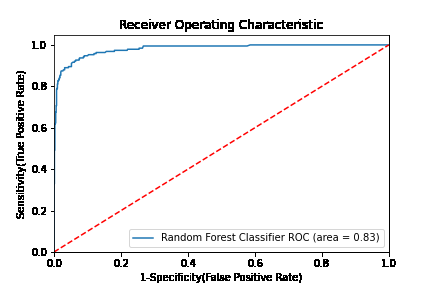
#> input picture Complete-Data-Science-With-Machine-Learning-And-NLP-2024-main/11-Random Forest/Projects/Classification/auc.png, 432 x 288 px, given in place of the camera; the run also reads 1 picture not shown here
$ jupyter execute --allow-errors numpy.ipynb   (older library calls are emulated)
#> lines starting #> are read from the running program, lines starting #| are printed output that depends on the picture; after the words box and inside, x2 and y2 are one past the last pixel; in counts of white or black regions, pixels touching at a corner belong together
[cell 1]
import cv2
import os

os.makedirs("output", exist_ok=True)

frame = None
cap = cv2.VideoCapture(0)

if cap.isOpened():
    print("Press SPACE to capture the image or ESC to exit.")
    while True:
        ret, img = cap.read()
#> img is the input picture: shape (288, 432, 3); mean B, G, R 244, 243.7, 244
        if not ret:
            break
        cv2.imshow("Webcam", img)
        key = cv2.waitKey(1) & 0xFF
#> (key Esc is pressed here)
        if key == 32:            # SPACE -> capture the current frame
            frame = img.copy()
            break
        if key == 27:            # ESC -> exit without capturing
            break
    cap.release()
    cv2.destroyAllWindows()
else:
    print("Webcam not found. Loading sample image.")
    frame = cv2.imread("images/sample.jpg")

# Display image details and save it
if frame is not None:
    height, width, channels = frame.shape
    print("Image size:", width, "x", height)
    print("Channels:", channels)
    print("Total pixels:", height * width)

    cv2.imwrite("output/captured.jpg", frame)
    cv2.imwrite("output/captured.png", frame)
    print("Image saved in JPG and PNG formats.")
else:
    print("No image available.")

[cell 2]
import cv2
import numpy as np
import os
import matplotlib.pyplot as plt

os.makedirs("output", exist_ok=True)

image = cv2.imread("images/sample.jpg")
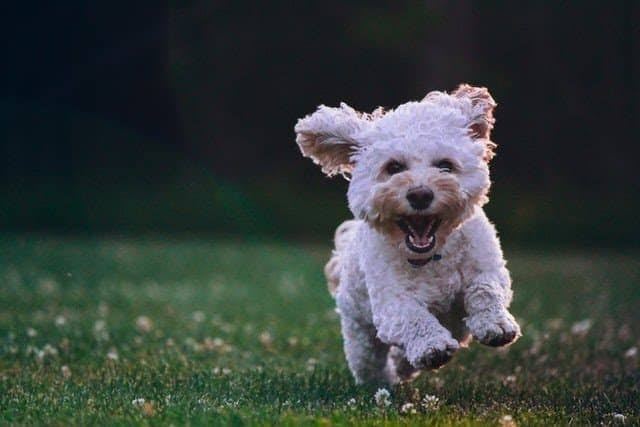
#> input picture Assignments/Section-13/images/sample.jpg, 640 x 427 px
#> image is the input picture: shape (427, 640, 3); mean B, G, R 59.8, 63.1, 55.2
if image is None:
    print("Image not found. Check images/sample.jpg")
    exit()


def scale_image(img, fx, fy):
    """Scaling using nearest-neighbour (inverse) mapping."""
    h, w = img.shape[:2]
    new_h, new_w = int(h * fy), int(w * fx)
    src_y = np.clip((np.arange(new_h) / fy).astype(int), 0, h - 1)
    src_x = np.clip((np.arange(new_w) / fx).astype(int), 0, w - 1)
    return img[src_y[:, None], src_x[None, :]]


def rotate_image(img, angle):
    """Rotation about the centre; the canvas grows so nothing is cut off."""
    h, w = img.shape[:2]
    a = np.deg2rad(angle)
    cos, sin = np.cos(a), np.sin(a)
    new_w = int(abs(w * cos) + abs(h * sin))
    new_h = int(abs(w * sin) + abs(h * cos))
    out = np.zeros((new_h, new_w, 3), dtype=np.uint8)

    # Every output pixel is traced back to its source pixel
    ys, xs = np.indices((new_h, new_w))
    xr, yr = xs - new_w / 2, ys - new_h / 2
    src_x = np.round(xr * cos + yr * sin + w / 2).astype(int)
    src_y = np.round(-xr * sin + yr * cos + h / 2).astype(int)

    valid = (src_x >= 0) & (src_x < w) & (src_y >= 0) & (src_y < h)
    out[valid] = img[src_y[valid], src_x[valid]]
    return out


def flip_horizontal(img):
    w = img.shape[1]
    cols = np.arange(w - 1, -1, -1)          # w-1, w-2, ..., 0
    return img[:, cols]


def flip_vertical(img):
    h = img.shape[0]
    rows = np.arange(h - 1, -1, -1)
    return img[rows, :]


scaled_down = scale_image(image, 0.5, 0.5)
scaled_up = scale_image(image, 1.5, 1.5)
rotated = rotate_image(image, 45)
flip_h = flip_horizontal(image)
flip_v = flip_vertical(image)
#> in flip_vertical, `return img[rows, :]`:
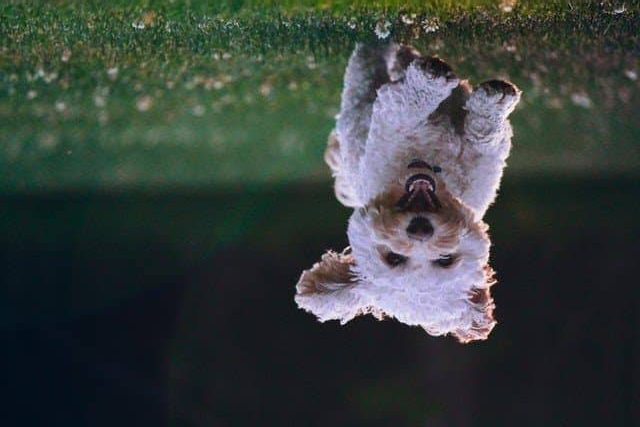
#> returned value: shape (427, 640, 3); mean of channels 0, 1, 2 59.8, 63.1, 55.2; drawn as B, G, R

cv2.imwrite("output/scaled_50.jpg", scaled_down)
cv2.imwrite("output/scaled_150.jpg", scaled_up)
cv2.imwrite("output/rotated_45.jpg", rotated)
cv2.imwrite("output/flipped_horizontal.jpg", flip_h)
cv2.imwrite("output/flipped_vertical.jpg", flip_v)

results = [
    ("Original Image", image),
    ("Scaled to 50%", scaled_down),
    ("Scaled to 150%", scaled_up),
    ("Rotated by 45 degrees", rotated),
    ("Flipped Horizontally", flip_h),
    ("Flipped Vertically", flip_v),
]

plt.figure(figsize=(14, 8))
for i, (title, img) in enumerate(results, start=1):
    plt.subplot(2, 3, i)
    plt.imshow(cv2.cvtColor(img, cv2.COLOR_BGR2RGB))
    plt.title(title)
    plt.axis("off")
#> this loop made 6 passes
#> title on passes 1 to 6: 'Original Image', 'Scaled to 50%', 'Scaled to 150%', 'Rotated by 45 degrees', 'Flipped Horizontally', 'Flipped Vertically'
plt.tight_layout()
plt.savefig("output/exp02_result.png")
plt.show()

print("Original size :", image.shape[1], "x", image.shape[0])
#| Original size : 640 x 427
print("Scaled 50%    :", scaled_down.shape[1], "x", scaled_down.shape[0])
#| Scaled 50%    : 320 x 213
print("Scaled 150%   :", scaled_up.shape[1], "x", scaled_up.shape[0])
#| Scaled 150%   : 960 x 640
print("Rotated 45    :", rotated.shape[1], "x", rotated.shape[0])
#| Rotated 45    : 754 x 754

[cell 3]
import cv2
import numpy as np
import os
import matplotlib.pyplot as plt

os.makedirs("output", exist_ok=True)

image = cv2.imread("images/sample.jpg", cv2.IMREAD_GRAYSCALE)
#> image: shape (427, 640)
if image is None:
    print("Image not found. Check images/sample.jpg")
    exit()

# Fourier transform with the zero frequency shifted to the centre
fourier = np.fft.fftshift(np.fft.fft2(image))
spectrum = np.log1p(np.abs(fourier))
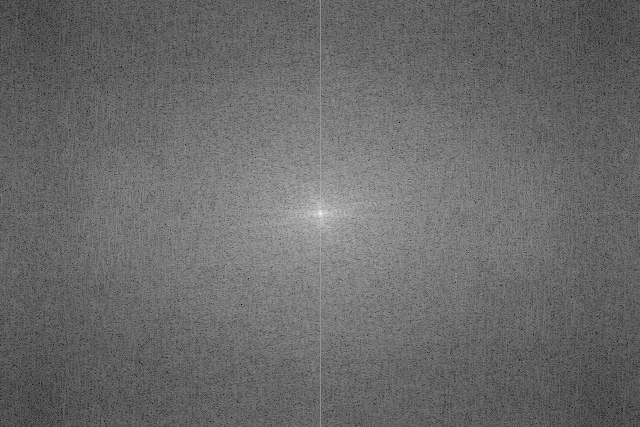
#> spectrum: shape (427, 640) float64; min 0.872, max 16.62, mean 7.45; drawn with min black and max white

# Circular masks around the centre
height, width = image.shape
y, x = np.ogrid[:height, :width]
distance = np.sqrt((x - width // 2) ** 2 + (y - height // 2) ** 2)

radius = 30
low_mask = (distance <= radius).astype(np.float32)    # keeps low frequencies
high_mask = 1 - low_mask                              # keeps high frequencies


def back_to_image(filtered):
    """Inverse FFT followed by scaling to the range 0-255."""
    img = np.abs(np.fft.ifft2(np.fft.ifftshift(filtered)))
    return cv2.normalize(img, None, 0, 255, cv2.NORM_MINMAX).astype(np.uint8)


low_image = back_to_image(fourier * low_mask)
high_image = back_to_image(fourier * high_mask)

cv2.imwrite("output/low_pass.jpg", low_image)
cv2.imwrite("output/high_pass.jpg", high_image)

plt.figure(figsize=(14, 7))
titles = ["Original Image", "Fourier Spectrum",
          "Low-Pass Filtered", "High-Pass Filtered"]
images = [image, spectrum, low_image, high_image]
for i in range(4):
    plt.subplot(2, 2, i + 1)
    plt.imshow(images[i], cmap="gray")
    plt.title(titles[i])
    plt.axis("off")
plt.tight_layout()
plt.savefig("output/exp04_result.png")
plt.show()

print("Cut-off radius:", radius)
print("Low-pass image saved to output/low_pass.jpg")
print("High-pass image saved to output/high_pass.jpg")

[cell 4]
import cv2
import matplotlib.pyplot as plt
import os

os.makedirs("output", exist_ok=True)

image = cv2.imread("images/sample.jpg", cv2.IMREAD_GRAYSCALE)
if image is None:
    print("Image not found. Check images/sample.jpg")
    exit()

# Histogram equalization
equalized = cv2.equalizeHist(image)
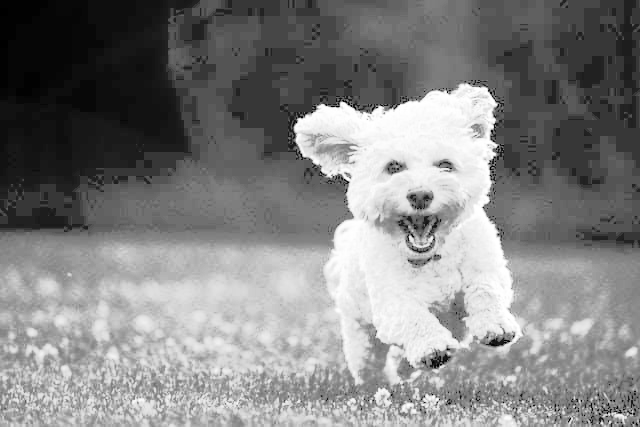
#> equalized: shape (427, 640); min 0, max 255, mean 129.9
cv2.imwrite("output/equalized.jpg", equalized)

# Histograms (256 bins, values 0-255)
hist_before = cv2.calcHist([image], [0], None, [256], [0, 256])
#> hist_before = 256 values, max 21335 at index 25, min 0 at index 3, mean 1067.5
hist_after = cv2.calcHist([equalized], [0], None, [256], [0, 256])
#> hist_after = 256 values, max 21335 at index 55, min 0 at index 1, mean 1067.5

plt.figure(figsize=(12, 7))

plt.subplot(2, 2, 1)
plt.imshow(image, cmap="gray")
plt.title("Original Image")
plt.axis("off")

plt.subplot(2, 2, 2)
plt.plot(hist_before)
plt.title("Histogram Before Equalization")
plt.xlabel("Pixel intensity")
plt.ylabel("Number of pixels")
plt.xlim([0, 255])

plt.subplot(2, 2, 3)
plt.imshow(equalized, cmap="gray")
plt.title("Equalized Image")
plt.axis("off")

plt.subplot(2, 2, 4)
plt.plot(hist_after)
plt.title("Histogram After Equalization")
plt.xlabel("Pixel intensity")
plt.ylabel("Number of pixels")
plt.xlim([0, 255])

plt.tight_layout()
plt.savefig("output/exp05_result.png")
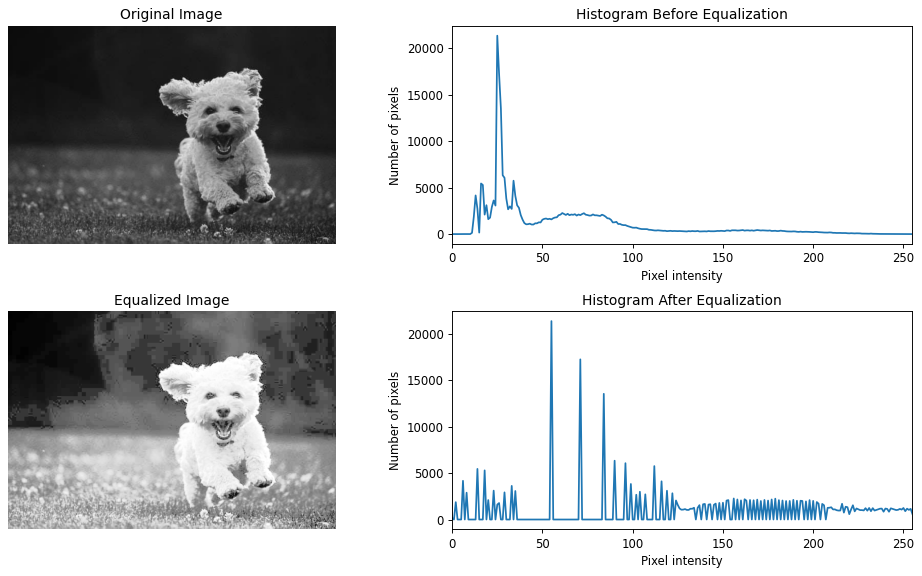
#> figure drawn by matplotlib, 4 panels; panel 2: curve peaks at x = 25, y = 21335; panel 4: curve peaks at x = 55, y = 21335
plt.show()

print("Intensity range before:", image.min(), "-", image.max())
#| Intensity range before: 0 - 255
print("Intensity range after :", equalized.min(), "-", equalized.max())
#| Intensity range after : 0 - 255

[cell 5]
import cv2
import numpy as np
import os
import matplotlib.pyplot as plt

os.makedirs("output", exist_ok=True)

filename = "images/medical.dcm"      # a .jpg/.png export of a scan also works


def load_medical_image(path):
    """Reads a DICOM (or ordinary image) file and returns an 8-bit grayscale image."""
    if path.lower().endswith(".dcm"):
        import pydicom
        data = pydicom.dcmread(path)
        img = data.pixel_array.astype(np.float32)
        img = img * float(getattr(data, "RescaleSlope", 1)) \
                  + float(getattr(data, "RescaleIntercept", 0))
        if img.ndim == 3:                       # colour or multi-frame file
            img = img.mean(axis=2) if img.shape[2] == 3 else img[img.shape[0] // 2]
    else:
        img = cv2.imread(path, cv2.IMREAD_GRAYSCALE)
        if img is None:
            return None
        img = img.astype(np.float32)
    return cv2.normalize(img, None, 0, 255, cv2.NORM_MINMAX).astype(np.uint8)


#> (the rest of this cell did not finish here and is left out)

if image is None:
    print("Could not read the medical image:", filename)
    exit()

# Remove noise before detecting edges
blurred = cv2.GaussianBlur(image, (5, 5), 0)

# Canny with thresholds chosen automatically from the median intensity
median = np.median(blurred)
lower = int(max(0, 0.66 * median))
upper = int(min(255, 1.33 * median))
canny = cv2.Canny(blurred, lower, upper)

# Sobel gradient magnitude for comparison
sobel_x = cv2.Sobel(blurred, cv2.CV_64F, 1, 0, ksize=3)
sobel_y = cv2.Sobel(blurred, cv2.CV_64F, 0, 1, ksize=3)
sobel = cv2.convertScaleAbs(cv2.magnitude(sobel_x, sobel_y))

cv2.imwrite("output/medical_canny.jpg", canny)
cv2.imwrite("output/medical_sobel.jpg", sobel)

plt.figure(figsize=(15, 5))
for i, (title, img) in enumerate([("Original Medical Image", image),
                                  ("Canny Edges", canny),
                                  ("Sobel Edges", sobel)], start=1):
    plt.subplot(1, 3, i)
    plt.imshow(img, cmap="gray")
    plt.title(title)
    plt.axis("off")
plt.tight_layout()
plt.savefig("output/exp06_result.png")
plt.show()

print("Image size:", image.shape[1], "x", image.shape[0])
print("Canny thresholds:", lower, upper)
print("Edge pixels (Canny):", int(np.count_nonzero(canny)))

[cell 6]
import cv2
import numpy as np
import os
import matplotlib.pyplot as plt

os.makedirs("output", exist_ok=True)

image = cv2.imread("images/shapes.jpg")
#> (the rest of this cell did not finish here and is left out)

[cell 7]
import cv2
import numpy as np
import os
import matplotlib.pyplot as plt

os.makedirs("output", exist_ok=True)

image = cv2.imread("images/sample.jpg")
if image is None:
    print("Image not found. Check images/sample.jpg")
    exit()

height, width = image.shape[:2]
text = "SAMPLE"
font = cv2.FONT_HERSHEY_SIMPLEX
#> font = 0
font_scale = width / 400
thickness = max(2, int(font_scale * 2))

# Centre the watermark text
(text_w, text_h), baseline = cv2.getTextSize(text, font, font_scale, thickness)
#> text_w = 193; text_h = 36; baseline = 16
position = ((width - text_w) // 2, (height + text_h) // 2)
#> position = (223, 231)

# Add a semi-transparent white watermark
overlay = image.copy()
cv2.putText(overlay, text, position, font, font_scale,
            (255, 255, 255), thickness, cv2.LINE_AA)
#> overlay: shape (427, 640, 3); 1.36% of pixels changed, all inside (x1, y1, x2, y2) = (225, 194, 414, 235)
watermarked = cv2.addWeighted(overlay, 0.6, image, 0.4, 0)
cv2.imwrite("output/watermarked.jpg", watermarked)

# Mask: white where the watermark lies (slightly thicker than the text)
mask = np.zeros((height, width), dtype=np.uint8)
cv2.putText(mask, text, position, font, font_scale, 255, thickness + 4, cv2.LINE_AA)
_, mask = cv2.threshold(mask, 10, 255, cv2.THRESH_BINARY)
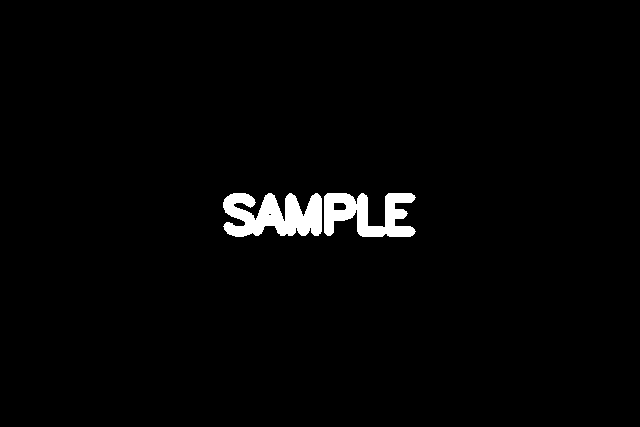
#> mask: shape (427, 640); 2% white; 2 white regions, box (x1, y1, x2, y2) and area: (223, 193, 322, 237) 3086, (324, 193, 416, 237) 2458

# Remove the watermark using inpainting
restored = cv2.inpaint(watermarked, mask, 3, cv2.INPAINT_TELEA)
cv2.imwrite("output/mask.png", mask)
cv2.imwrite("output/restored.jpg", restored)

plt.figure(figsize=(16, 6))
for i, (title, img) in enumerate([("Original Image", image),
                                  ("Watermarked Image", watermarked),
                                  ("Mask", mask),
                                  ("Watermark Removed", restored)], start=1):
    plt.subplot(1, 4, i)
    if img.ndim == 2:
        plt.imshow(img, cmap="gray")
    else:
        plt.imshow(cv2.cvtColor(img, cv2.COLOR_BGR2RGB))
    plt.title(title)
    plt.axis("off")
#> this loop made 4 passes
plt.tight_layout()
plt.savefig("output/exp08_result.png")
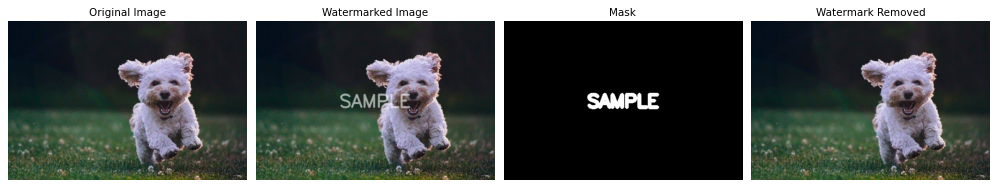
#> figure drawn by matplotlib, 4 panels
plt.show()

print("PSNR (original vs watermarked): %.2f dB" % cv2.PSNR(image, watermarked))
#| PSNR (original vs watermarked): 26.44 dB
print("PSNR (original vs restored)   : %.2f dB" % cv2.PSNR(image, restored))
#| PSNR (original vs restored)   : 41.24 dB
print("Watermarked image saved to output/watermarked.jpg")
print("Restored image saved to output/restored.jpg")

[cell 8]
import cv2
import numpy as np
import os
import matplotlib.pyplot as plt

os.makedirs("output/characters", exist_ok=True)

image = cv2.imread("images/text.jpg", cv2.IMREAD_GRAYSCALE)
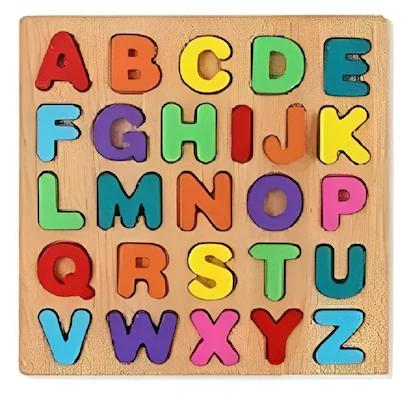
#> input picture Assignments/Section-13/images/text.jpg, 420 x 409 px
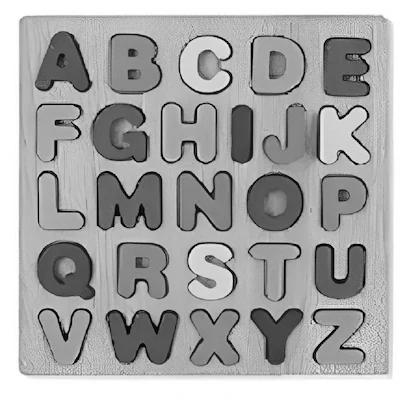
#> image: shape (409, 420); min 0, max 255, mean 172.8

if image is None:
    print("Image not found. Check images/text.jpg")
    exit()

# Text becomes white on a black background
_, binary = cv2.threshold(
    image, 0, 255, cv2.THRESH_BINARY_INV + cv2.THRESH_OTSU
)
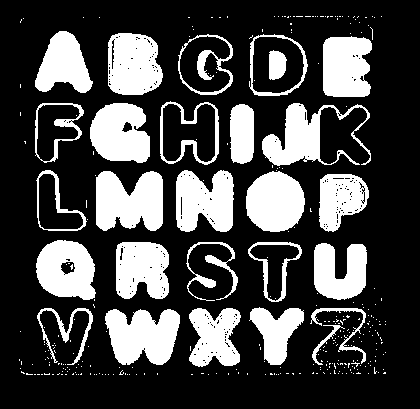
#> binary: shape (409, 420); 27.4% white; 322 white regions (295 under 20 px)

# Detect contours
contours, _ = cv2.findContours(
    binary, cv2.RETR_LIST, cv2.CHAIN_APPROX_SIMPLE
)
#> contours = 550 contours, 510 with area under 20; largest, box (x1, y1, x2, y2) and area: (96, 171, 163, 231) 3140, (105, 309, 180, 365) 3015, (249, 34, 308, 96) 2940, (160, 101, 219, 165) 2916, (108, 33, 163, 95) 2827

# Filter character candidates
boxes = []

for c in contours:
    area = cv2.contourArea(c)
    x, y, w, h = cv2.boundingRect(c)

    if area > 300 and 20 < w < 150 and 20 < h < 150:
        boxes.append((x, y, w, h))
#> this loop made 550 passes
#> (area, x, y, w, h) on passes 254, 256, 257: (3015, 105, 309, 75, 56), (2153.5, 189, 308, 52, 59), (442.5, 37, 308, 56, 57)
#> (the rest of the program and of its run is left out)
